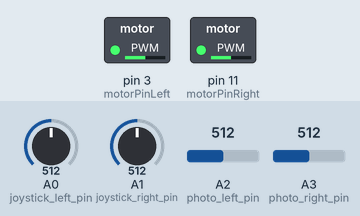
Simulated run of this sketch. Board: Arduino Uno, built with avr-gcc and run on an emulated ATmega328P. Shown: switched loads named in the sketch (green lamp = pin HIGH). Inputs (shaded band) come from the test bench; at power-on: A3 (photo_right_pin) = 512, A2 (photo_left_pin) = 512, A0 (joystick_left_pin) = 512, A1 (joystick_right_pin) = 512. What the sketch prints to the serial monitor is not drawn.

Above: at 5.0 s.
5.1 s: A3 (photo_right_pin) set to 710
At 5.4 s:
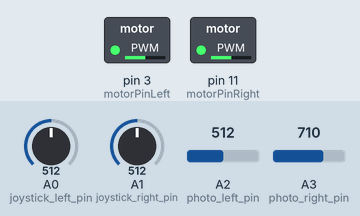
6.6 s: A2 (photo_left_pin) set to 306
At 7.7 s:
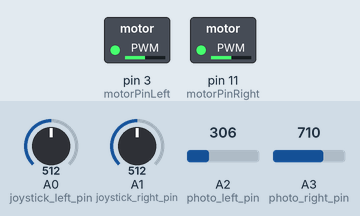
Timing chart, 0 to 9.6 s (numbered marks = the images above; inputs shaded):
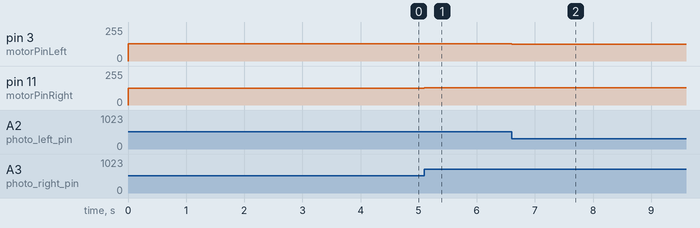

Measured:
- after the input at 5.1 s, pin 11 (motorPinRight): 127/255 → 128/255 at once
- after the input at 6.6 s, pin 3 (motorPinLeft): 128/255 → 127/255 at once

The sketch:

arduino_motor_control.ino
```cpp
/*
  Roman Oechslin
  Robot controller with haptic feedback
  2018/08/07  Tokyo
  Version 1.0
*/
#define FASTADC 1

// defines for setting and clearing register bits
#ifndef cbi
#define cbi(sfr, bit) (_SFR_BYTE(sfr) &= ~_BV(bit))
#endif
#ifndef sbi
#define sbi(sfr, bit) (_SFR_BYTE(sfr) |= _BV(bit))
#endif

#define joystick_left_pin A0
#define photo_left_pin A2
#define joystick_right_pin A1
#define photo_right_pin A3
int motorPinLeft = 3;    // Motor connected to digital pin 3 (PWM)
int motorPinRight = 11;    // Motor connected to digital pin 11 (PWM)

float dist_ref = 0.0;
float FILTER_CST = 0.5; // filter when reading new feedback value
int OUTPUT_PER_VOLT = 255/5; // the arduino can output 5V max
int MOTOR_MAX_VOLTAGE = 20; // change this according to motor
int LEFT_HAND_AMPLIFIER_GAIN = 10;
int RIGHT_HAND_AMPLIFIER_GAIN = 10;
const int OUTPUT_RANGE_L = 2 * MOTOR_MAX_VOLTAGE * OUTPUT_PER_VOLT / LEFT_HAND_AMPLIFIER_GAIN;
const int OUTPUT_RANGE_R = 2 * MOTOR_MAX_VOLTAGE * OUTPUT_PER_VOLT / RIGHT_HAND_AMPLIFIER_GAIN;

float error_left = 0.0;
float error_left_last = 0.0;
float sum_error_left = 0.0;
float numerator_l_last_f = 0.0;
float error_right = 0.0;
float error_right_last = 0.0;
float sum_error_right = 0.0;
float numerator_r_last_f = 0.0;
float dT = 0.001;
float filter_coeff = 0.05; // filter on derivative part

int photo_value_left_raw = 0;
int photo_value_right_raw = 0;

const int PHOTO_MIN_LEFT = 640;
const int PHOTO_MAX_LEFT = 840;
const int PHOTO_MIN_RIGHT = 700;
const int PHOTO_MAX_RIGHT = 880;
const float MAX_DISPLACEMENT_MM = 1.8; // [mm], has been measured

// If Yoke controller is used:
/*
const int PHOTO_MIN_LEFT = 550;
const int PHOTO_MAX_LEFT = 780;
const int PHOTO_MIN_RIGHT = 600;
const int PHOTO_MAX_RIGHT = 763;
const float MAX_DISPLACEMENT_MM = 5.0; // [mm], has been measured
*/

unsigned long TIME_BEGIN = 0;
unsigned long TIME_NOW = 0;
unsigned long TIME_CYCLE = 1000; // this is the time_step in [microseconds] that determines the running frequency


void setup() {
  Serial.begin(250000);
  pinMode(motorPinLeft, OUTPUT);
  pinMode(motorPinRight, OUTPUT);

  pinMode(joystick_left_pin, INPUT);
  pinMode(photo_left_pin, INPUT);
  pinMode(joystick_right_pin, INPUT);
  pinMode(photo_right_pin, INPUT);

  TCCR2B = TCCR2B & B11111000 | B00000001; // for PWM frequency of 31372.55 Hz
  #if FASTADC
  // set prescale to 16
  sbi(ADCSRA, ADPS2) ;
  cbi(ADCSRA, ADPS1) ;
  cbi(ADCSRA, ADPS0) ;
  #endif
}

void loop() {
  TIME_BEGIN = micros();

  int joy_val_left = analogRead(joystick_left_pin);
  joy_val_left = joy_val_left>>2; // the joystick value is [0..1023] converts it to 8bit
  int joy_val_right = analogRead(joystick_right_pin);
  joy_val_right = joy_val_right>>2; // the joystick value is [0..1023] converts it to 8bit

  photo_value_left_raw = analogRead(photo_left_pin);
  photo_value_right_raw = analogRead(photo_right_pin);

  int pwmValueLeftSym = 128;
  int pwmValueRightSym = 128;

//  float k_p = 0.243;
//  float k_i = 0.63;
//  float k_d = 0.00126;
  float k_p = 0.3;
  float k_i = 0.0;
  float k_d = 0.0;

  // If Yoke controller is used:
  /*
   float k_p = 5.0; // [V/mm]
   float k_i = 0.0;
   float k_d = 0.0;

   k_p = k_p * 255 / 40; // to convert it to arduino values
   */

  // Writing to Processing file
  Serial.write(joy_val_left);
  Serial.write(joy_val_right);
  Serial.write((joy_val_left + joy_val_right)%256); // this is the checksum
  if (Serial.available() > 0) {
    dist_ref = (int)(FILTER_CST*dist_ref + (1-FILTER_CST)* Serial.read()*(MAX_DISPLACEMENT_MM) / 255);
  } else {
    dist_ref = FILTER_CST*dist_ref;
  }
  error_left = dist_ref - sensor2dist(photo_value_left_raw, PHOTO_MIN_LEFT, PHOTO_MAX_LEFT);
  error_right = dist_ref - sensor2dist(photo_value_right_raw, PHOTO_MIN_RIGHT, PHOTO_MAX_RIGHT);

  sum_error_left = error_left + sum_error_left;
  sum_error_right = error_right + sum_error_right;
  float numerator_l = error_left - error_left_last;
  float numerator_r = error_right - error_right_last;
  float numerator_l_f = numerator_l*filter_coeff + numerator_l_last_f * (1-filter_coeff);
  float numerator_r_f = numerator_r*filter_coeff + numerator_r_last_f * (1-filter_coeff);

  numerator_l_last_f = numerator_l_f;
  numerator_r_last_f = numerator_r_f;
  error_left_last = error_left;
  error_right_last = error_right;

  int des_mot_volt_left = k_p * error_left + k_i * sum_error_left*dT + k_d * numerator_l_f/dT;
  int des_mot_volt_right =  k_p * error_right + k_i * sum_error_right*dT + k_d * numerator_r_f/dT;

  // symmetric feedback left and right, (allowing for negative motor values)
  pwmValueLeftSym = pid2pwm_sym(des_mot_volt_left, OUTPUT_RANGE_L);
  pwmValueRightSym = pid2pwm_sym(des_mot_volt_right, OUTPUT_RANGE_R);

  analogWrite(motorPinLeft, pwmValueLeftSym);
  analogWrite(motorPinRight, pwmValueRightSym);

  while ((micros() - TIME_BEGIN) < TIME_CYCLE) {  } // do nothing until we reach the time step of TIME_CYCLE
}

float sensor2dist(int sensor_value, int min_val, int max_val) {
  // maps the measured value to the distance (assumed linearity) in millimeters
  return MAX_DISPLACEMENT_MM - (sensor_value - min_val) * (MAX_DISPLACEMENT_MM ) / (max_val - min_val) ;
}


int limit_value(int value, int lower, int upper) {
  if (value < lower) {
    value = lower;
  } else if (value > upper) {
    value = upper;
  }
  return value;
}

int pid2pwm_sym(int des_voltage, int range) {
  // converts motor voltage to pwm output where 128-range/2 is full power in one direction and 128+range/2 is
  // full power in the other
  return limit_value(des_voltage, -range/2, range/2) + 128;
}
```
